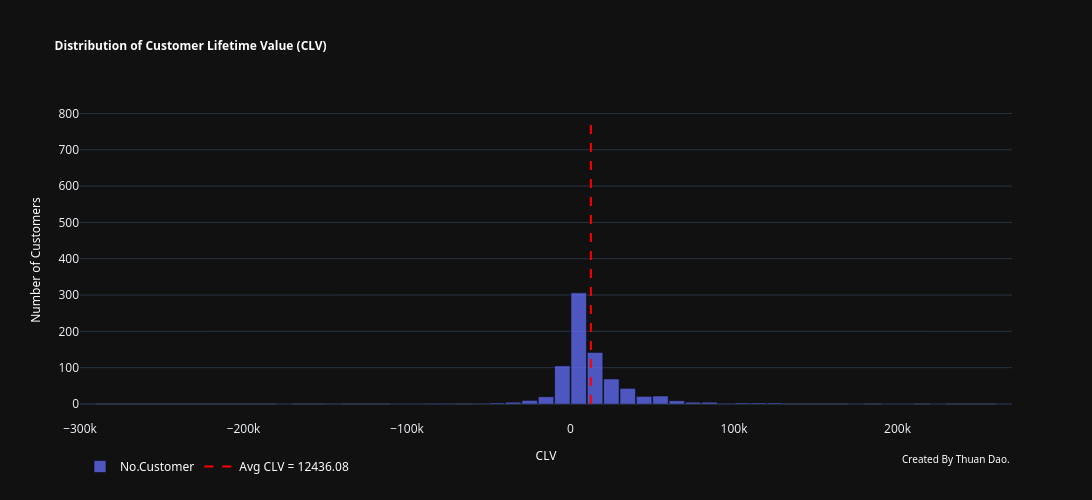

The notebook cell saved with this chart:
### Code cell
# Average purchase value per transaction
clv_df["apv"] = clv_df["total_sales"] / clv_df["num_order"]

# frequency (number of order)
clv_df["frequency"] = clv_df["num_order"]

# Lifespan: number of months between first and last purchase (+1 to avoid division by zero)
clv_df["lifespan_months"] = ((clv_df["last_order"] - clv_df["first_order"]).dt.days / 30).clip(lower=1)

clv_df["gross_margin"] = clv_df["total_profit"] / clv_df["total_sales"]

# Customer Lifetime Value
clv_df["CLV"] = clv_df["apv"] * clv_df["gross_margin"] * clv_df["frequency"] * clv_df["lifespan_months"]

# Calculate the average CLV across all customers ---
avg_clv = clv_df["CLV"].mean()
logger.info(f"Average CLV across all customers: {avg_clv:.2f}")

fig = go.Figure()
# Histogram CLV
fig.add_trace(
    go.Histogram(
        x=clv_df["CLV"],
        nbinsx=60,
        name="No.Customer",
        marker=dict(line=dict(width=0.5, color="black")),
        opacity=0.75
    )
)

# Vertical line for Average CLV
fig.add_trace(
    go.Scatter(
        x=[avg_clv, avg_clv],
        y=[0, clv_df.shape[0]],
        mode="lines",
        name=f"Avg CLV = {avg_clv:.2f}",
        line=dict(color="red", dash="dash", width=2)
    )
)

# Layout
fig.update_layout(
    title=dict(text="<b>Distribution of Customer Lifetime Value (CLV)<b>",
        font=dict(size=12, family="Segoe UI", color="white")
    ),
    xaxis_title=dict(text="CLV",
        font=dict(size=12, family="Segoe UI", color="white")
    ),
    yaxis_title=dict(text="Number of Customers",
        font=dict(size=12, family="Segoe UI", color="white")
    ),
    bargap=0.05,
    legend=dict(orientation="h", font=dict(size=12, color="white", family="Segoe UI")),
    hovermode="x unified",
    template="plotly_dark",
    width=1200,
    height=500,
    # Footer annotation
    annotations=[
        dict(
            text="Created By Thuan Dao.",
            xref="paper", yref="paper",
            x=1, y=-.15,
            showarrow=False,
            font=dict(size=10, color="white", family="Segoe UI")
        )
    ],
)

fig.show()

# Display top customers with highest CLV (VIP customers)
logger.info("Top 10 High-Value Customers:")
display(clv_df.sort_values(by="CLV", ascending=False).reset_index(drop=True).head(10))

### Figure 1 — Plotly figure (JSON) as saved in the notebook; plotly's stock layout.template omitted (floating-point values rounded to 4 significant figures; data arrays with more than 128 entries replaced by an {"elided": "..."} marker saying what was removed)
{"data": [{"marker": {"line": {"color": "black", "width": 0.5}}, "name": "No.Customer", "nbinsx": 60, "opacity": 0.75, "type": "histogram", "x": {"elided": "793 float values"}}, {"line": {"color": "red", "dash": "dash", "width": 2}, "mode": "lines", "name": "Avg CLV = 12436.08", "type": "scatter", "x": [12440.0, 12440.0], "y": [0, 793]}], "layout": {"annotations": [{"font": {"color": "white", "family": "Segoe UI", "size": 10}, "showarrow": false, "text": "Created By Thuan Dao.", "x": 1, "xref": "paper", "y": -0.15, "yref": "paper"}], "bargap": 0.05, "height": 500, "hovermode": "x unified", "legend": {"font": {"color": "white", "family": "Segoe UI", "size": 12}, "orientation": "h"}, "title": {"font": {"color": "white", "family": "Segoe UI", "size": 12}, "text": "<b>Distribution of Customer Lifetime Value (CLV)<b>"}, "width": 1200, "xaxis": {"title": {"font": {"color": "white", "family": "Segoe UI", "size": 12}, "text": "CLV"}}, "yaxis": {"title": {"font": {"color": "white", "family": "Segoe UI", "size": 12}, "text": "Number of Customers"}}}}
